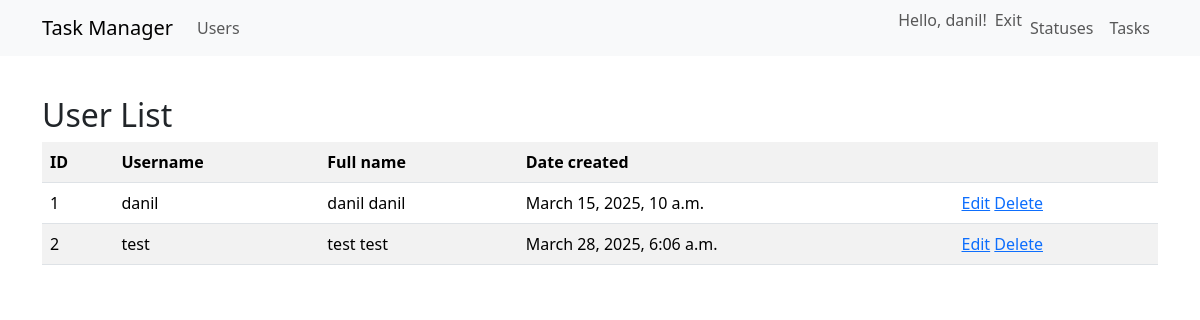
The page /users/ (signed in) on the database its author committed.
### user/models.py (models this page shows, shortened)
class User(AbstractUser):
    created_at = models.DateTimeField(auto_now_add=True)
    USERNAME_FIELD = "username"
    REQUIRED_FIELDS = []

### user/views.py (the view)
# urls.py: path("", UserListView.as_view(), name="user_list"),
class UserListView(ListView):
    model = User
    template_name = "users/user_list.html"
    context_object_name = "user_list"

### task_manager/templates/users/user_list.html
{% extends 'layouts/application.html' %}
{% load i18n %}
{% block content %}
<h2>{% trans "User List" %}</h2>
<table class="table table-striped">
    <tr>
        <th>{% trans "ID" %}</th>
        <th>{% trans "Username" %}</th>
        <th>{% trans "Full name" %}</th>
        <th>{% trans "Date created" %}</th>
        <th></th>
    </tr>
    {% for user in user_list %}
    <tr>
        <td>{{ user.id }}</td>
        <td>{{ user.username }}</td>
        <td>{{ user.first_name }} {{ user.last_name }}</td>
        <td>{{ user.date_joined }}</td>
        <td>
            <a href="{% url 'update_user' user.id %}">{% trans "Edit" %}</a>
            <a href="{% url 'delete_user' user.id %}">{% trans "Delete" %}</a>
        </td>
    </tr>
    {% endfor %}
</table>
{% endblock %}

### task_manager/templates/layouts/application.html (shortened to what this page needs)
{% load django_bootstrap5 %}
{% load i18n %}
{% get_current_language as LANGUAGE_CODE %}
<!DOCTYPE html>
<html lang="{{ LANGUAGE_CODE }}">
  <head>
    {% bootstrap_css %}
  </head>
  <body class="d-flex flex-column min-vh-100">
    <nav class="navbar navbar-expand-lg navbar-light bg-light">
      <div class="container">
        <a class="navbar-brand" href="/">{% trans "Task Manager" %}</a>
        <div class="collapse navbar-collapse" id="navbarNav">
          <ul class="navbar-nav me-auto">
            <li class="nav-item">
              <a class="nav-link" href="{% url 'user_list' %}">{% trans "Users" %}</a>
            </li>
          </ul>
          <ul class="navbar-nav">
            {% if user.is_authenticated %}
              <li class="nav-item">
                <span class="navbar-text me-2">{% trans "Hello" %}, {{ user.username }}!</span>
              </li>
              <li class="nav-item">
                <form action="{% url 'logout' %}" method="post" class="d-inline">
                    <button type="submit" class="nav-link btn btn-link p-0">{% trans "Exit" %}</button>
                </form>
            </li>
            <li class="nav-item">
              <a class="nav-link" href="{% url 'statuses_list' %}">{% trans "Statuses" %}</a>
            </li>
            <li class="nav-item">
              <a class="nav-link" href="{% url 'tasks_list' %}">{% trans "Tasks" %}</a>
            </li>
            {% endif %}
          </ul>
        </div>
      </div>
    </nav>
    <div class="container mt-4">
      {% block content %}
      {% endblock %}
    </div>
  </body>
</html>

### rows shown on the page
User: username "danil", id "1", first_name "danil", last_name "danil", date_joined "March 15, 2025, 10 a.m."
User: id "2", username "test", first_name "test", last_name "test", date_joined "March 28, 2025, 6:06 a.m."
